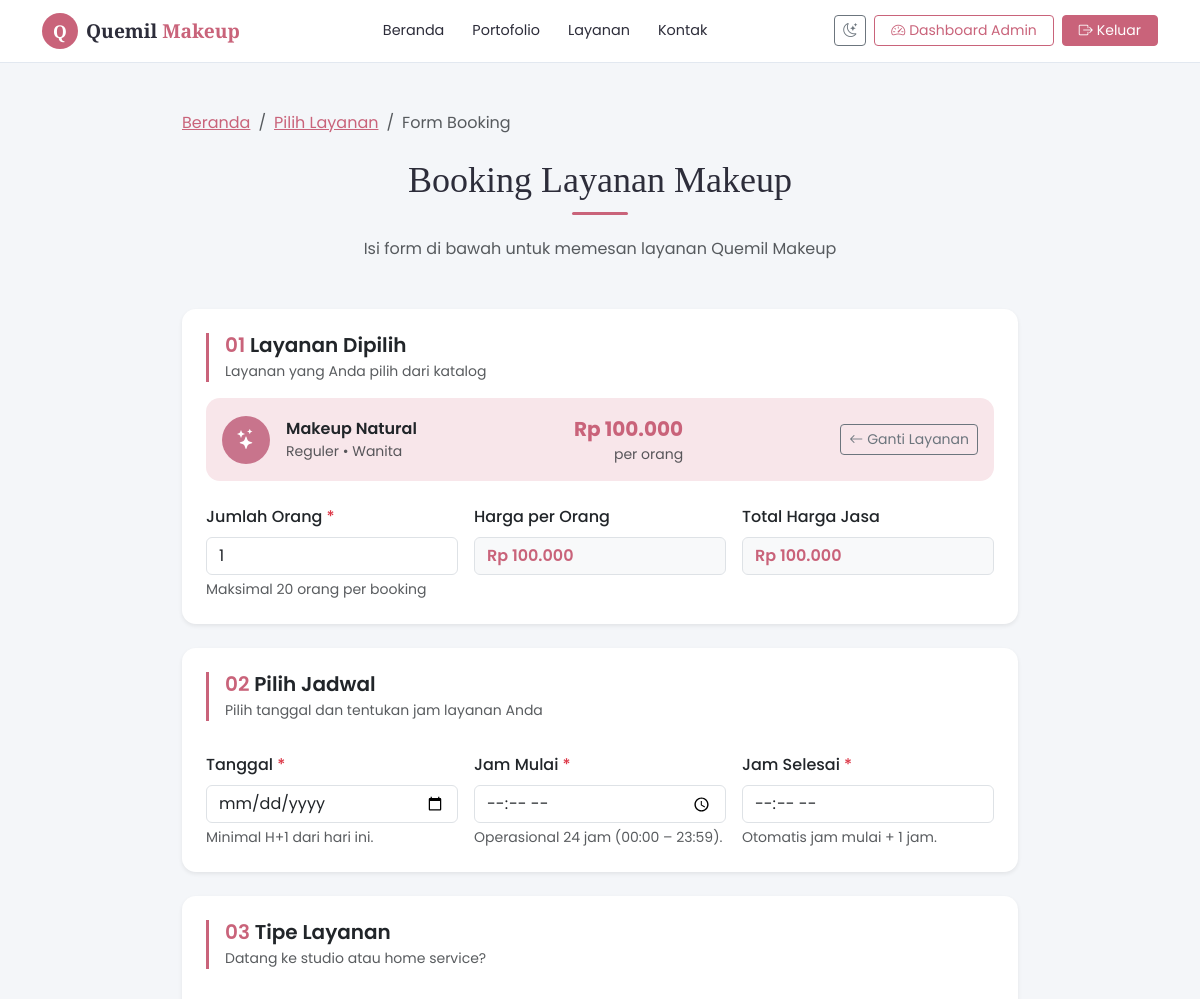
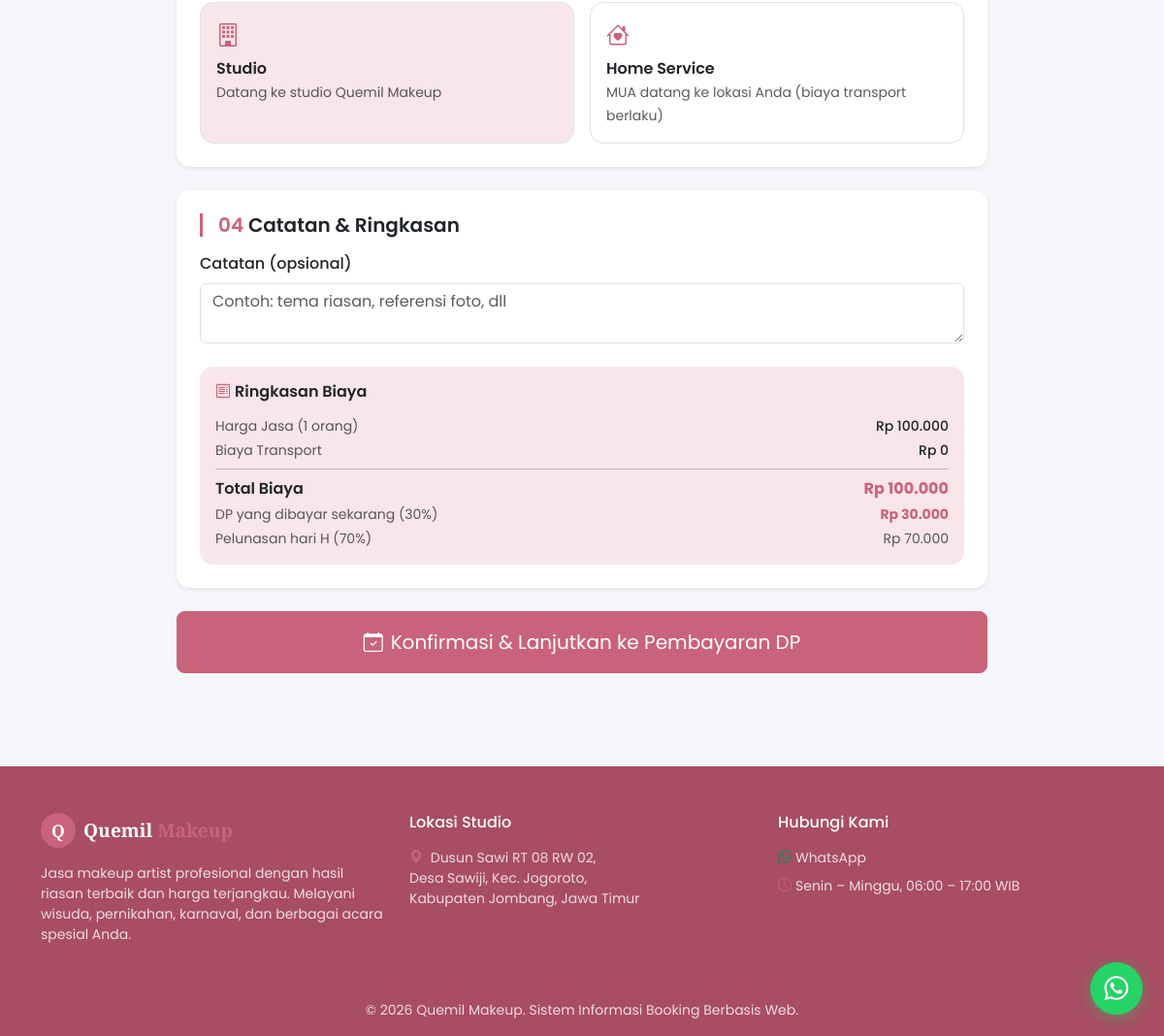
The page /public/booking/index.php?jenis_id=1 (signed in) on the database its author committed (2 pictures, top to bottom).
### tables this page shows
CREATE TABLE IF NOT EXISTS `jenis_makeup` (
  `id`         INT UNSIGNED AUTO_INCREMENT PRIMARY KEY,
  `nama`       VARCHAR(100) NOT NULL,
  `kategori`   VARCHAR(50)  NOT NULL DEFAULT 'Reguler',
  `gender`     ENUM('wanita','pria','couple','anak') NOT NULL DEFAULT 'wanita',
  `deskripsi`  TEXT,
  `harga`      DECIMAL(12,2) NOT NULL DEFAULT 0,
  `is_active`  TINYINT(1) NOT NULL DEFAULT 1,
  `created_at` DATETIME NOT NULL DEFAULT CURRENT_TIMESTAMP
);

### app/helpers/functions.php (called while the page is built, shortened)
<?php
function baseUrl(string $path = ''): string
{
    return rtrim(APP_URL, '/') . '/' . ltrim($path, '/');
}
function e(string $str): string
{
    return htmlspecialchars($str, ENT_QUOTES, 'UTF-8');
}
function formatRupiah(float $amount): string
{
    return 'Rp ' . number_format($amount, 0, ',', '.');
}

### config/database.php (called while the page is built, shortened)
<?php
class Database
{
    private static ?PDO $instance = null;
    public static function getInstance(): PDO
    {
        if (self::$instance === null) {
            $dsn = sprintf(
                'mysql:host=%s;port=%s;dbname=%s;charset=%s',
                DB_HOST, DB_PORT, DB_NAME, DB_CHARSET
            );
            $options = [
                PDO::ATTR_ERRMODE            => PDO::ERRMODE_EXCEPTION,
                PDO::ATTR_DEFAULT_FETCH_MODE => PDO::FETCH_ASSOC,
                PDO::ATTR_EMULATE_PREPARES   => false,
            ];
            try {
                self::$instance = new PDO($dsn, DB_USER, DB_PASS, $options);
            } catch (PDOException $e) {
                if (APP_ENV === 'development') {
                    die('Koneksi database gagal: ' . $e->getMessage());
                }
                die('Terjadi kesalahan pada server. Silakan coba beberapa saat lagi.');
            }
        }
        return self::$instance;
    }
}
function db(): PDO
{
    return Database::getInstance();
}

### app/models/JenisMakeup.php (called while the page is built, shortened)
<?php
require_once BASE_PATH . '/config/database.php';
class JenisMakeup
{
    private PDO $db;
    public function __construct()
    {
        $this->db = db();
    }
    public function findById(int $id): ?array
    {
        $stmt = $this->db->prepare('SELECT * FROM jenis_makeup WHERE id = ? LIMIT 1');
        $stmt->execute([$id]);
        return $stmt->fetch() ?: null;
    }
}

### public/booking/index.php (the view, shortened to what this page needs)
<?php
require_once BASE_PATH . '/config/database.php';
require_once BASE_PATH . '/app/helpers/functions.php';
require_once BASE_PATH . '/app/models/JenisMakeup.php';
$jenisMakeupModel  = new JenisMakeup();
$preJenisId = (int) ($_GET['jenis_id'] ?? $_POST['jenis_makeup_id'] ?? 0);
$jenisSelected = $preJenisId ? $jenisMakeupModel->findById($preJenisId) : null;
require_once BASE_PATH . '/views/partials/header.php';
require_once BASE_PATH . '/views/partials/navbar.php';
$preJumlahOrang = (int) ($_POST['jumlah_orang'] ?? 1);
?>
<div class="container py-5" style="max-width:860px">
  <nav aria-label="breadcrumb" class="mb-4">
    <ol class="breadcrumb">
      <li class="breadcrumb-item"><a href="<?= baseUrl('/') ?>" class="text-rose">Beranda</a></li>
      <li class="breadcrumb-item"><a href="<?= baseUrl('booking/pilih-layanan.php') ?>" class="text-rose">Pilih Layanan</a></li>
      <li class="breadcrumb-item active">Form Booking</li>
    </ol>
  </nav>
  <div class="text-center mb-5">
    <h2 class="section-title">Booking Layanan Makeup</h2>
    <div class="section-divider"></div>
    <p class="text-muted">Isi form di bawah untuk memesan layanan Quemil Makeup</p>
  </div>
  <form method="POST" id="formBooking" novalidate>
    <div class="card border-0 shadow-sm rounded-rose mb-4">
      <div class="card-body p-4">
        <div class="booking-step">
          <h5 class="fw-semibold mb-1"><span class="text-rose">01</span> Layanan Dipilih</h5>
          <p class="text-muted small mb-0">Layanan yang Anda pilih dari katalog</p>
        </div>
        <?php if ($jenisSelected): ?>
        <div class="mt-3 p-3 rounded-rose d-flex align-items-center justify-content-between flex-wrap gap-3"
             style="background:var(--rose-light)">
          <div class="d-flex align-items-center gap-3">
            <div class="rounded-circle d-flex align-items-center justify-content-center flex-shrink-0"
                 style="width:48px;height:48px;background:var(--rose-primary,#c8748c)">
              <i class="bi bi-stars text-white fs-5"></i>
            </div>
            <div>
              <div class="fw-semibold"><?= e($jenisSelected['nama']) ?></div>
              <div class="small text-muted">
                <?= e($jenisSelected['kategori']) ?> &bull;
                <?php
                  $gl = ['wanita' => 'Wanita', 'pria' => 'Pria', 'couple' => 'Couple'];
                  echo e($gl[$jenisSelected['gender']] ?? $jenisSelected['gender']);
                ?>
              </div>
            </div>
          </div>
          <div class="text-end">
            <div class="fw-bold text-rose fs-5" id="displayHargaSatuan"><?= formatRupiah((float)$jenisSelected['harga']) ?></div>
            <div class="small text-muted">per orang</div>
          </div>
          <a href="<?= baseUrl('booking/pilih-layanan.php') ?>" class="btn btn-sm btn-outline-secondary">
            <i class="bi bi-arrow-left me-1"></i>Ganti Layanan
          </a>
        </div>
        <div class="row g-3 mt-2">
          <div class="col-md-4">
            <label for="jumlah_orang" class="form-label fw-medium">Jumlah Orang <span class="text-danger">*</span></label>
            <input type="number" class="form-control" id="jumlah_orang" name="jumlah_orang"
                   min="1" max="20" value="<?= $preJumlahOrang ?>" required>
            <div class="form-text">Maksimal 20 orang per booking</div>
          </div>
          <div class="col-md-4">
            <label class="form-label fw-medium">Harga per Orang</label>
            <div class="form-control bg-light fw-semibold text-rose" id="hargaPerOrang">
              <?= formatRupiah((float)$jenisSelected['harga']) ?>
            </div>
          </div>
          <div class="col-md-4">
            <label class="form-label fw-medium">Total Harga Jasa</label>
            <div class="form-control bg-light fw-semibold text-rose" id="displayHarga">
            </div>
          </div>
        </div>
        <?php else: ?>
        <div class="alert alert-warning mt-3">
          Jenis makeup tidak ditemukan. <a href="<?= baseUrl('booking/pilih-layanan.php') ?>">Kembali ke halaman pilih layanan</a>.
        </div>
        <?php endif; ?>
      </div>
    </div>
    <div class="card border-0 shadow-sm rounded-rose mb-4">
      <div class="card-body p-4">
        <div class="booking-step">
          <h5 class="fw-semibold mb-1"><span class="text-rose">02</span> Pilih Jadwal</h5>
          <p class="text-muted small mb-0">Pilih tanggal dan tentukan jam layanan Anda</p>
        </div>
        <div class="row g-3 mt-1">
          <div class="col-md-4">
            <label for="tanggal" class="form-label fw-medium">Tanggal <span class="text-danger">*</span></label>
            <input type="date" class="form-control" id="tanggal" name="tanggal"
                   min="<?= date('Y-m-d', strtotime('+1 day')) ?>"
                   value="<?= e($_POST['tanggal'] ?? '') ?>" required>
            <div class="form-text">Minimal H+1 dari hari ini.</div>
          </div>
          <div class="col-md-4">
            <label for="jam_mulai" class="form-label fw-medium">Jam Mulai <span class="text-danger">*</span></label>
            <input type="time" class="form-control" id="jam_mulai" name="jam_mulai"
                   min="00:00" max="23:00"
                   value="<?= e($_POST['jam_mulai'] ?? '') ?>" required>
            <div class="form-text">Operasional 24 jam (00:00 &ndash; 23:59).</div>
          </div>
          <div class="col-md-4">
            <label for="jam_selesai" class="form-label fw-medium">Jam Selesai <span class="text-danger">*</span></label>
            <input type="time" class="form-control" id="jam_selesai" name="jam_selesai"
                   min="06:00" max="22:00"
                   value="<?= e($_POST['jam_selesai'] ?? '') ?>" required readonly
                   title="Jam selesai diisi otomatis (jam mulai + 1 jam)">
            <div class="form-text">Otomatis jam mulai + 1 jam.</div>
          </div>
        </div>
      </div>
    </div>
    <div class="card border-0 shadow-sm rounded-rose mb-4">
      <div class="card-body p-4">
        <div class="booking-step">
          <h5 class="fw-semibold mb-1"><span class="text-rose">03</span> Tipe Layanan</h5>
          <p class="text-muted small mb-0">Datang ke studio atau home service?</p>
        </div>
        <div class="row g-3 mt-1">
          <div class="col-12">
            <div class="d-flex gap-3 flex-wrap">
              <label style="cursor:pointer;flex:1;min-width:180px">
                <div class="border rounded-rose p-3 h-100 tipe-card" id="cardStudio">
                  <i class="bi bi-building text-rose fs-4"></i>
                  <div class="fw-semibold mt-1">Studio</div>
                  <small class="text-muted">Datang ke studio Quemil Makeup</small>
                </div>
              </label>
              <label style="cursor:pointer;flex:1;min-width:180px">
                <div class="border rounded-rose p-3 h-100 tipe-card" id="cardHome">
                  <i class="bi bi-house-heart text-rose fs-4"></i>
                  <div class="fw-semibold mt-1">Home Service</div>
                  <small class="text-muted">MUA datang ke lokasi Anda (biaya transport berlaku)</small>
                </div>
              </label>
            </div>
          </div>
        </div>
      </div>
    </div>
    <div class="card border-0 shadow-sm rounded-rose mb-4">
      <div class="card-body p-4">
        <div class="booking-step">
          <h5 class="fw-semibold mb-1"><span class="text-rose">04</span> Catatan &amp; Ringkasan</h5>
        </div>
        <div class="mb-4 mt-3">
          <label for="catatan_user" class="form-label fw-medium">Catatan (opsional)</label>
          <textarea class="form-control" id="catatan_user" name="catatan_user" rows="2"
                    placeholder="Contoh: tema riasan, referensi foto, dll"><?= e($_POST['catatan_user'] ?? '') ?></textarea>
        </div>
        <div class="p-3 rounded-rose" style="background:var(--rose-light)">
          <h6 class="fw-semibold mb-3"><i class="bi bi-receipt me-1 text-rose"></i>Ringkasan Biaya</h6>
          <div class="d-flex justify-content-between mb-1 small">
            <span class="text-muted">Harga Jasa (<span id="ringJumlah"><?= $preJumlahOrang ?></span> orang)</span>
            <span id="ringHarga" class="fw-medium">Rp 0</span>
          </div>
          <div class="d-flex justify-content-between mb-1 small">
            <span class="text-muted">Biaya Transport</span><span id="ringTransport" class="fw-medium">Rp 0</span>
          </div>
          <hr class="my-2">
          <div class="d-flex justify-content-between mb-1">
            <span class="fw-semibold">Total Biaya</span>
            <span id="ringTotal" class="fw-bold text-rose">Rp 0</span>
          </div>
          <div class="d-flex justify-content-between mb-1 small">
            <span class="text-muted">DP yang dibayar sekarang (30%)</span>
            <span id="ringDP" class="fw-bold text-rose">Rp 0</span>
          </div>
          <div class="d-flex justify-content-between small">
            <span class="text-muted">Pelunasan hari H (70%)</span>
            <span id="ringPelunasan" class="text-muted">Rp 0</span>
          </div>
        </div>
      </div>
    </div>
    <div class="d-grid">
      <button type="submit" class="btn btn-rose btn-lg py-3" id="btnSubmit">
        <i class="bi bi-calendar-check me-2"></i>Konfirmasi &amp; Lanjutkan ke Pembayaran DP
      </button>
    </div>
  </form>
</div>
<?php require_once BASE_PATH . '/views/partials/footer.php'; ?>

### public/assets/css/style.css (style rules this page uses)
:root { --rose: #c9637a; --rose-dark: #a84d62; --rose-light: #f8e6ea; --gold: #c9a96e; --dark: #1a1a2e; --font-serif: 'Playfair Display', serif; --font-sans: 'Poppins', sans-serif; --body-bg: #f4f6f9; --surface: #ffffff; --surface-2: #f4f6f9; --text: #2d2d3a; --text-muted: #6c757d; --border: #e2e8f0; --navbar-bg: #ffffff; --sidebar-bg: #1a1a2e; --card-shadow: 0 1px 8px rgba(0,0,0,.08); --input-bg: #ffffff; }
*, *::before, *::after { box-sizing: border-box; }
html { scroll-behavior: smooth; }
body { font-family: var(--font-sans); background: var(--body-bg); color: var(--text); transition: background .2s, color .2s; min-height: 100vh; }
a { color: var(--rose); }
.text-rose { color: var(--rose) !important; }
.btn-rose { background: var(--rose); color: #fff; border: 1px solid var(--rose); }
.section-title { font-family: var(--font-serif); font-size: clamp(1.6rem, 3vw, 2.4rem); color: var(--text); }
.section-divider { width: 56px; height: 3px; background: var(--rose); border-radius: 2px; margin: .6rem auto 1.4rem; }
.booking-step { border-left: 3px solid var(--rose); padding-left: 1rem; margin-bottom: 1rem; }
.tipe-card { transition: all .2s; cursor: pointer; }
.rounded-rose { border-radius: 14px; }
body { animation: pageFadeIn .4s ease-out both; }

### rows shown on the page
jenis_makeup: nama "Makeup Natural", kategori "Reguler", gender "Wanita", harga "Rp 100.000"

### other values the page prints
$preJumlahOrang "1"
APP_NAME "Quemil Makeup"
